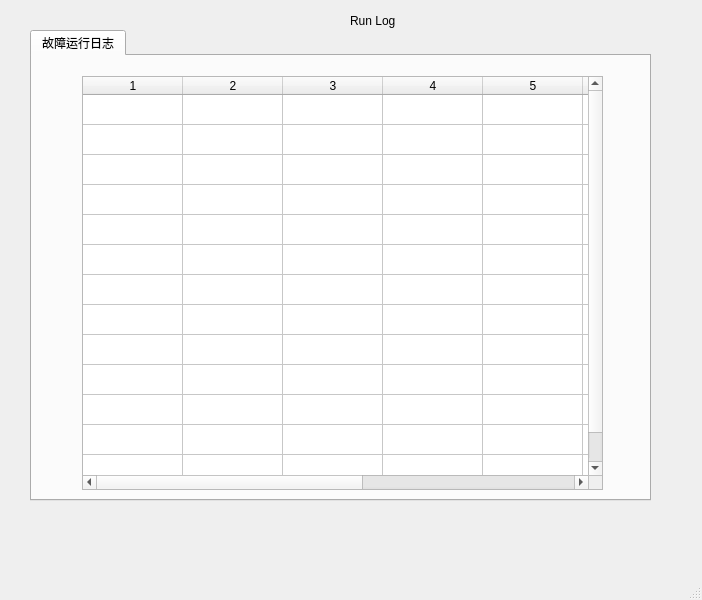
<?xml version="1.0" encoding="UTF-8"?>
<ui version="4.0">
 <class>RunLogWnd</class>
 <widget class="QMainWindow" name="RunLogWnd">
  <property name="geometry">
   <rect>
    <x>0</x>
    <y>0</y>
    <width>702</width>
    <height>600</height>
   </rect>
  </property>
  <property name="windowTitle">
   <string>Runlog</string>
  </property>
  <widget class="QWidget" name="centralwidget">
   <widget class="QTabWidget" name="tabWidget">
    <property name="geometry">
     <rect>
      <x>30</x>
      <y>30</y>
      <width>621</width>
      <height>471</height>
     </rect>
    </property>
    <property name="currentIndex">
     <number>0</number>
    </property>
    <widget class="QWidget" name="tab_3">
     <attribute name="title">
      <string>故障运行日志</string>
     </attribute>
     <widget class="QTableWidget" name="tableWidget_3">
      <property name="geometry">
       <rect>
        <x>50</x>
        <y>20</y>
        <width>521</width>
        <height>414</height>
       </rect>
      </property>
      <property name="showGrid">
       <bool>true</bool>
      </property>
      <property name="sortingEnabled">
       <bool>false</bool>
      </property>
      <property name="wordWrap">
       <bool>true</bool>
      </property>
      <property name="cornerButtonEnabled">
       <bool>true</bool>
      </property>
      <property name="rowCount">
       <number>13</number>
      </property>
      <property name="columnCount">
       <number>9</number>
      </property>
      <attribute name="horizontalHeaderCascadingSectionResizes">
       <bool>false</bool>
      </attribute>
      <attribute name="verticalHeaderVisible">
       <bool>false</bool>
      </attribute>
      <row/>
      <row/>
      <row/>
      <row/>
      <row/>
      <row/>
      <row/>
      <row/>
      <row/>
      <row/>
      <row/>
      <row/>
      <row/>
      <column/>
      <column/>
      <column/>
      <column/>
      <column/>
      <column/>
      <column/>
      <column/>
      <column/>
     </widget>
    </widget>
   </widget>
   <widget class="QLabel" name="label">
    <property name="geometry">
     <rect>
      <x>350</x>
      <y>10</y>
      <width>91</width>
      <height>21</height>
     </rect>
    </property>
    <property name="text">
     <string>Run Log</string>
    </property>
   </widget>
  </widget>
  <widget class="QMenuBar" name="menubar">
   <property name="geometry">
    <rect>
     <x>0</x>
     <y>0</y>
     <width>702</width>
     <height>23</height>
    </rect>
   </property>
  </widget>
  <widget class="QStatusBar" name="statusbar"/>
 </widget>
 <resources/>
 <connections/>
</ui>
